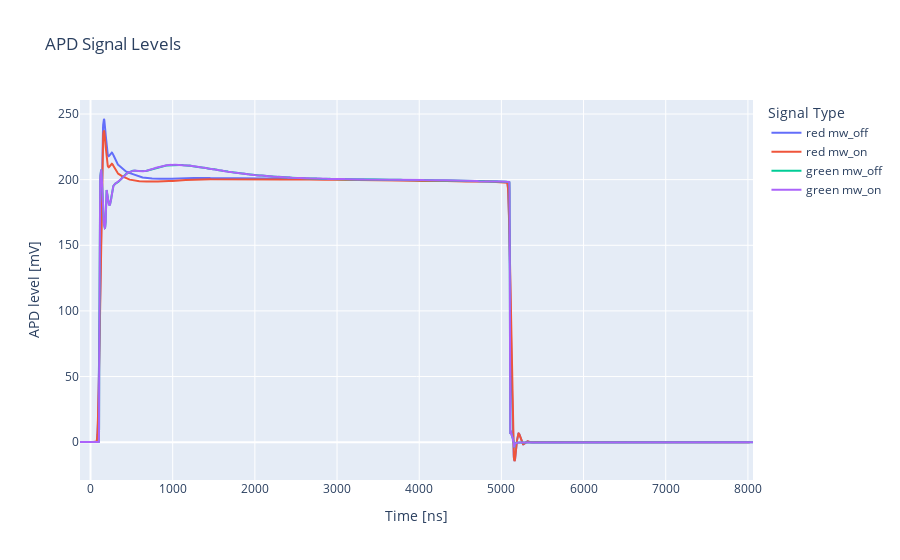
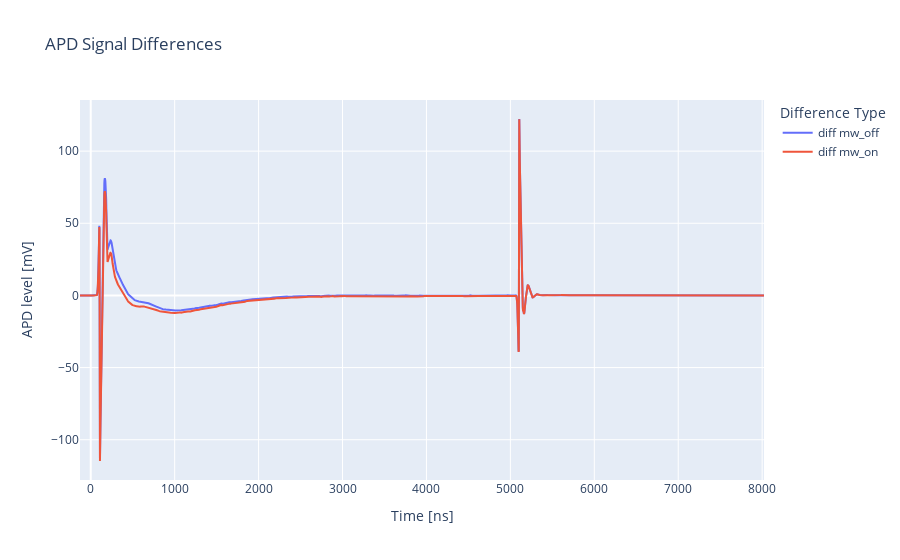

The code cell stored with these charts, in order, in its notebook:
### Code cell
import numpy as np
import plotly.graph_objects as go

# Generate time axis
tt = np.arange(-pretrig_size * hcf.SIDIG_timebase, posttrig_size * hcf.SIDIG_timebase, hcf.SIDIG_timebase)

# Compute biases and scale compensation
red_bias = np.mean(data_buffer_mw_off[-50:-1, 0])
red_bright = data_buffer_mw_off[:, 0] - red_bias
red_dark = data_buffer_mw_on[:, 0] - red_bias

shift = 20
scale_compen = np.mean(data_buffer_mw_off[:, 0]) / np.mean(data_buffer_mw_off[:, 1])
green_bias = np.mean(data_buffer_mw_off[-50:-1, 1])
green_bright = scale_compen * (data_buffer_mw_off[:, 1] - green_bias)
green_dark = scale_compen * (data_buffer_mw_on[:, 1] - green_bias)

# Create the first figure
fig1 = go.Figure()
fig1.add_trace(go.Scatter(x=tt[:-shift], y=red_bright[shift:] * 1000, mode='lines', name='red mw_off'))
fig1.add_trace(go.Scatter(x=tt[:-shift], y=red_dark[shift:] * 1000, mode='lines', name='red mw_on'))
fig1.add_trace(go.Scatter(x=tt, y=green_bright * 1000, mode='lines', name='green mw_off'))
fig1.add_trace(go.Scatter(x=tt, y=green_dark * 1000, mode='lines', name='green mw_on'))

fig1.update_layout(
    title="APD Signal Levels",
    xaxis_title="Time [ns]",
    yaxis_title="APD level [mV]",
    legend_title="Signal Type"
)
fig1.show()

# Compute differences
diff_bright = red_bright[shift:] - green_bright[:-shift]
diff_dark = red_dark[shift:] - green_bright[:-shift]

# Create the second figure
fig2 = go.Figure()
fig2.add_trace(go.Scatter(x=tt[:-shift], y=diff_bright * 1000, mode='lines', name='diff mw_off'))
fig2.add_trace(go.Scatter(x=tt[:-shift], y=diff_dark * 1000, mode='lines', name='diff mw_on'))

fig2.update_layout(
    title="APD Signal Differences",
    xaxis_title="Time [ns]",
    yaxis_title="APD level [mV]",
    legend_title="Difference Type"
)
fig2.show()

### Figure 1 — Plotly figure (JSON) as saved in the notebook; plotly's stock layout.template omitted (floating-point values rounded to 4 significant figures; data arrays with more than 128 entries replaced by an {"elided": "..."} marker saying what was removed)
{"data": [{"mode": "lines", "name": "red mw_off", "type": "scatter", "x": {"elided": "4076 int values"}, "y": {"elided": "4076 float values"}}, {"mode": "lines", "name": "red mw_on", "type": "scatter", "x": {"elided": "4076 int values"}, "y": {"elided": "4076 float values"}}, {"mode": "lines", "name": "green mw_off", "type": "scatter", "x": {"elided": "4096 int values"}, "y": {"elided": "4096 float values"}}, {"mode": "lines", "name": "green mw_on", "type": "scatter", "x": {"elided": "4096 int values"}, "y": {"elided": "4096 float values"}}], "layout": {"legend": {"title": {"text": "Signal Type"}}, "title": {"text": "APD Signal Levels"}, "xaxis": {"title": {"text": "Time [ns]"}}, "yaxis": {"title": {"text": "APD level [mV]"}}}}

### Figure 2 — Plotly figure (JSON) as saved in the notebook; plotly's stock layout.template omitted (floating-point values rounded to 4 significant figures; data arrays with more than 128 entries replaced by an {"elided": "..."} marker saying what was removed)
{"data": [{"mode": "lines", "name": "diff mw_off", "type": "scatter", "x": {"elided": "4076 int values"}, "y": {"elided": "4076 float values"}}, {"mode": "lines", "name": "diff mw_on", "type": "scatter", "x": {"elided": "4076 int values"}, "y": {"elided": "4076 float values"}}], "layout": {"legend": {"title": {"text": "Difference Type"}}, "title": {"text": "APD Signal Differences"}, "xaxis": {"title": {"text": "Time [ns]"}}, "yaxis": {"title": {"text": "APD level [mV]"}}}}
